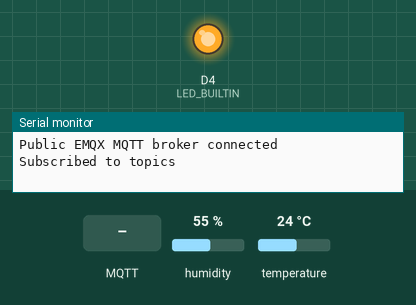
Simulated run of this sketch. Board: ESP8266 (NodeMCU). Parts: output pins drawn as LEDs (lit = HIGH, except the on-board LED, lit = LOW), the last lines printed to the serial monitor. The test bench sets the inputs (shaded band); at power-on: humidity 55 %, temperature 24 °C. WiFi joins after 1.5 s; servers stay silent unless stated; no MQTT or app messages arrive unless stated.

Above: at 3.7 s.
3.8 s: MQTT message "off" arrives on the first subscribed topic
5.3 s: MQTT message "on" arrives on the first subscribed topic
6.8 s: MQTT message "off" arrives on the first subscribed topic
At 7.4 s:
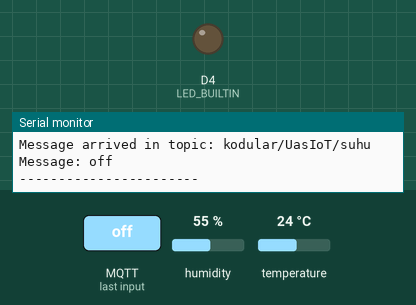
Timing chart, 0 to 9.8 s (numbered marks = the images above; inputs shaded):
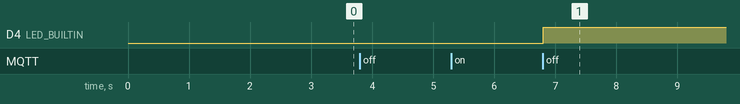

The sketch:

Project_UAS.ino
```cpp
#include <ESP8266WiFi.h>
#include <PubSubClient.h>
#include <ArduinoJson.h>
#include "DHT.h"

#define DHTPIN D1
#define DHTTYPE DHT11
DHT dht(DHTPIN, DHTTYPE);

// WiFi
const char *ssid = "o.o"; // Enter your WiFi name
const char *password = "mauapakamu";  // Enter WiFi password

// MQTT Broker
const char *mqtt_broker = "broker.emqx.io";
const char *topic_suhu = "kodular/UasIoT/suhu";
const char *topic_data = "kodular/UasIoT/data";
const char *mqtt_username = "";
const char *mqtt_password = "";
const int mqtt_port = 1883;

bool ledState = false;

WiFiClient espClient;
PubSubClient client(espClient);

void setup() {
    // Set software serial baud to 115200
    Serial.begin(115200);
    delay(1000); // Delay for stability

    // Connecting to a WiFi network
    WiFi.begin(ssid, password);
    while (WiFi.status() != WL_CONNECTED) {
        delay(500);
        Serial.println("Connecting to WiFi...");
    }
    Serial.println("Connected to the WiFi network");

    // Setting LED pin as output
    pinMode(LED_BUILTIN, OUTPUT);
    digitalWrite(LED_BUILTIN, LOW);  // Turn off the LED initially

    // Connecting to an MQTT broker
    client.setServer(mqtt_broker, mqtt_port);
    client.setCallback(callback);

    while (!client.connected()) {
        String client_id = "mqttx_c711dd82";
        client_id += String(WiFi.macAddress());
        Serial.printf("The client %s connects to the public MQTT broker\n", client_id.c_str());

        if (client.connect(client_id.c_str(), mqtt_username, mqtt_password)) {
            Serial.println("Public EMQX MQTT broker connected");
            client.subscribe(topic_suhu);
            client.subscribe(topic_data); // Subscribing to the data topic if necessary
            Serial.println("Subscribed to topics");
        } else {
            Serial.print("Failed with state ");
            Serial.print(client.state());
            delay(2000);
        }
    }

    dht.begin();
}

void loop() {
    client.loop();
    client.setCallback(callback);

    float t = dht.readTemperature();

    if (isnan(t)) {
        Serial.println(F("Failed to read from DHT sensor!"));

    } else {
        client.publish(topic_data, String(t).c_str());
    }

}

void callback(char *receivedTopic, byte *payload, unsigned int length) {
    Serial.print("Message arrived in topic: ");
    Serial.println(receivedTopic);

    Serial.print("Message: ");
    String message;
    float t = dht.readTemperature();
    for (unsigned int i = 0; i < length; i++) {
        message += (char)payload[i];  // Convert *byte to string
    }
    Serial.println(message);

    if (strcmp(receivedTopic, topic_suhu) == 0) {
        if (message == "off" && ledState) {
          digitalWrite(LED_BUILTIN, HIGH);  // Turn off the LED
          ledState = false;

        } else if (message == "on" && !ledState) {
          digitalWrite(LED_BUILTIN, LOW);  // Turn on the LED
          ledState = true;

        }
    } else if (strcmp(receivedTopic, topic_data) == 0) {
        if (message == "suhu" && !ledState) {
          client.publish(topic_data, String(t).c_str());
        }
    }
    Serial.println("-----------------------");
}
```

Measured:
- after the input at 6.8 s, D4 (LED_BUILTIN): LOW → HIGH at once
